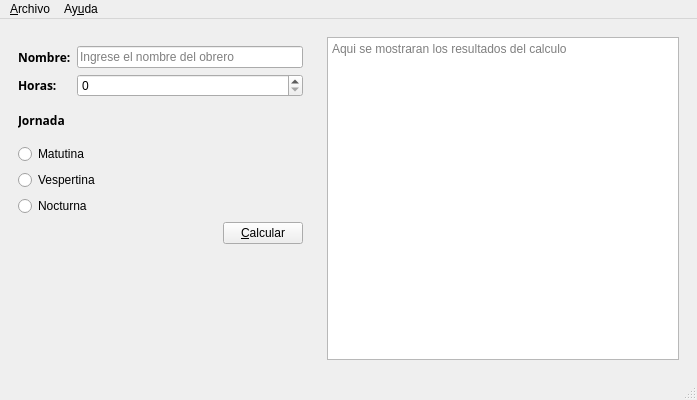
<?xml version="1.0" encoding="UTF-8"?>
<ui version="4.0">
 <class>Salarios</class>
 <widget class="QMainWindow" name="Salarios">
  <property name="geometry">
   <rect>
    <x>0</x>
    <y>0</y>
    <width>697</width>
    <height>400</height>
   </rect>
  </property>
  <property name="windowTitle">
   <string>Salarios</string>
  </property>
  <property name="windowIcon">
   <iconset resource="Resources.qrc">
    <normaloff>:/Recursos/gestion-de-proyectos.png</normaloff>:/Recursos/gestion-de-proyectos.png</iconset>
  </property>
  <widget class="QWidget" name="centralwidget">
   <layout class="QHBoxLayout" name="horizontalLayout_2">
    <item>
     <widget class="QWidget" name="widget" native="true">
      <property name="sizePolicy">
       <sizepolicy hsizetype="Fixed" vsizetype="Preferred">
        <horstretch>0</horstretch>
        <verstretch>0</verstretch>
       </sizepolicy>
      </property>
      <property name="minimumSize">
       <size>
        <width>300</width>
        <height>0</height>
       </size>
      </property>
      <layout class="QVBoxLayout" name="verticalLayout_2">
       <item>
        <widget class="QWidget" name="widget_3" native="true">
         <layout class="QFormLayout" name="formLayout">
          <property name="leftMargin">
           <number>0</number>
          </property>
          <property name="rightMargin">
           <number>0</number>
          </property>
          <item row="5" column="0">
           <widget class="QLabel" name="label_2">
            <property name="font">
             <font>
              <family>OpenSymbol</family>
              <weight>75</weight>
              <bold>true</bold>
             </font>
            </property>
            <property name="statusTip">
             <string>Cantidad de horas trabajadas</string>
            </property>
            <property name="styleSheet">
             <string notr="true">color: rgb(0, 0, 0);</string>
            </property>
            <property name="text">
             <string>Horas:</string>
            </property>
           </widget>
          </item>
          <item row="3" column="0">
           <widget class="QLabel" name="label">
            <property name="font">
             <font>
              <family>OpenSymbol</family>
              <weight>75</weight>
              <bold>true</bold>
             </font>
            </property>
            <property name="statusTip">
             <string>Nombre del obrero</string>
            </property>
            <property name="styleSheet">
             <string notr="true">color: rgb(0, 0, 0);</string>
            </property>
            <property name="text">
             <string>Nombre:</string>
            </property>
           </widget>
          </item>
          <item row="3" column="1">
           <widget class="QLineEdit" name="inNombre">
            <property name="statusTip">
             <string>Nombre del obrero</string>
            </property>
            <property name="maxLength">
             <number>120</number>
            </property>
            <property name="placeholderText">
             <string>Ingrese el nombre del obrero</string>
            </property>
           </widget>
          </item>
          <item row="5" column="1">
           <widget class="QSpinBox" name="inHoras">
            <property name="statusTip">
             <string>Cantidad de horas trabajadas</string>
            </property>
            <property name="value">
             <number>0</number>
            </property>
           </widget>
          </item>
         </layout>
        </widget>
       </item>
       <item>
        <widget class="QLabel" name="label_3">
         <property name="font">
          <font>
           <family>OpenSymbol</family>
           <weight>75</weight>
           <bold>true</bold>
          </font>
         </property>
         <property name="styleSheet">
          <string notr="true">color: rgb(0, 0, 0);</string>
         </property>
         <property name="text">
          <string>Jornada</string>
         </property>
        </widget>
       </item>
       <item>
        <widget class="QWidget" name="widget_4" native="true">
         <property name="statusTip">
          <string>La jornada en la que el obrero labora</string>
         </property>
         <layout class="QVBoxLayout" name="verticalLayout">
          <property name="leftMargin">
           <number>0</number>
          </property>
          <property name="bottomMargin">
           <number>0</number>
          </property>
          <item>
           <widget class="QRadioButton" name="inMatutina">
            <property name="styleSheet">
             <string notr="true">color: rgb(0, 0, 0);</string>
            </property>
            <property name="text">
             <string>Matutina</string>
            </property>
           </widget>
          </item>
          <item>
           <widget class="QRadioButton" name="inVespertina">
            <property name="styleSheet">
             <string notr="true">color: rgb(0, 0, 0);</string>
            </property>
            <property name="text">
             <string>Vespertina</string>
            </property>
           </widget>
          </item>
          <item>
           <widget class="QRadioButton" name="inNocturna">
            <property name="styleSheet">
             <string notr="true">color: rgb(0, 0, 0);</string>
            </property>
            <property name="text">
             <string>Nocturna</string>
            </property>
           </widget>
          </item>
         </layout>
        </widget>
       </item>
       <item>
        <widget class="QWidget" name="widget_5" native="true">
         <layout class="QHBoxLayout" name="horizontalLayout">
          <property name="topMargin">
           <number>0</number>
          </property>
          <property name="rightMargin">
           <number>0</number>
          </property>
          <item>
           <spacer name="horizontalSpacer">
            <property name="orientation">
             <enum>Qt::Horizontal</enum>
            </property>
            <property name="sizeHint" stdset="0">
             <size>
              <width>196</width>
              <height>20</height>
             </size>
            </property>
           </spacer>
          </item>
          <item>
           <widget class="QPushButton" name="cmdCalcular">
            <property name="statusTip">
             <string>Calcular</string>
            </property>
            <property name="text">
             <string>&amp;Calcular</string>
            </property>
           </widget>
          </item>
         </layout>
        </widget>
       </item>
       <item>
        <spacer name="verticalSpacer">
         <property name="orientation">
          <enum>Qt::Vertical</enum>
         </property>
         <property name="sizeHint" stdset="0">
          <size>
           <width>20</width>
           <height>1</height>
          </size>
         </property>
        </spacer>
       </item>
      </layout>
     </widget>
    </item>
    <item>
     <widget class="QWidget" name="widget_2" native="true">
      <layout class="QHBoxLayout" name="horizontalLayout_3">
       <item>
        <widget class="QPlainTextEdit" name="outResultado">
         <property name="statusTip">
          <string>Impresion de resultados</string>
         </property>
         <property name="readOnly">
          <bool>true</bool>
         </property>
         <property name="placeholderText">
          <string>Aqui se mostraran los resultados del calculo</string>
         </property>
        </widget>
       </item>
      </layout>
     </widget>
    </item>
   </layout>
  </widget>
  <widget class="QMenuBar" name="menubar">
   <property name="geometry">
    <rect>
     <x>0</x>
     <y>0</y>
     <width>697</width>
     <height>22</height>
    </rect>
   </property>
   <widget class="QMenu" name="menuArchivo">
    <property name="title">
     <string>&amp;Archivo</string>
    </property>
    <addaction name="actionNuevo"/>
    <addaction name="actionAbrir"/>
    <addaction name="actionGuardar"/>
    <addaction name="separator"/>
    <addaction name="actioncalcular"/>
    <addaction name="separator"/>
    <addaction name="actionSalir"/>
   </widget>
   <widget class="QMenu" name="menuMenu_Ayuda">
    <property name="title">
     <string>Ay&amp;uda</string>
    </property>
    <addaction name="actionAcerca_de_Salarios"/>
   </widget>
   <addaction name="menuArchivo"/>
   <addaction name="menuMenu_Ayuda"/>
  </widget>
  <widget class="QStatusBar" name="statusbar">
   <property name="statusTip">
    <string>StatusBar</string>
   </property>
  </widget>
  <action name="actionNuevo">
   <property name="text">
    <string>&amp;Nuevo</string>
   </property>
   <property name="shortcut">
    <string>Ctrl+N</string>
   </property>
  </action>
  <action name="actionAbrir">
   <property name="text">
    <string>Abrir</string>
   </property>
   <property name="shortcut">
    <string>Ctrl+O</string>
   </property>
  </action>
  <action name="actionGuardar">
   <property name="text">
    <string>Guardar</string>
   </property>
   <property name="shortcut">
    <string>Ctrl+S</string>
   </property>
  </action>
  <action name="actioncalcular">
   <property name="text">
    <string>calcular</string>
   </property>
   <property name="shortcut">
    <string>F1</string>
   </property>
  </action>
  <action name="actionSalir">
   <property name="text">
    <string>&amp;Salir</string>
   </property>
   <property name="shortcut">
    <string>Ctrl+E</string>
   </property>
  </action>
  <action name="actionAcerca_de_Salarios">
   <property name="text">
    <string>Acerca de Salarios</string>
   </property>
  </action>
 </widget>
 <resources>
  <include location="Resources.qrc"/>
 </resources>
 <connections/>
</ui>
